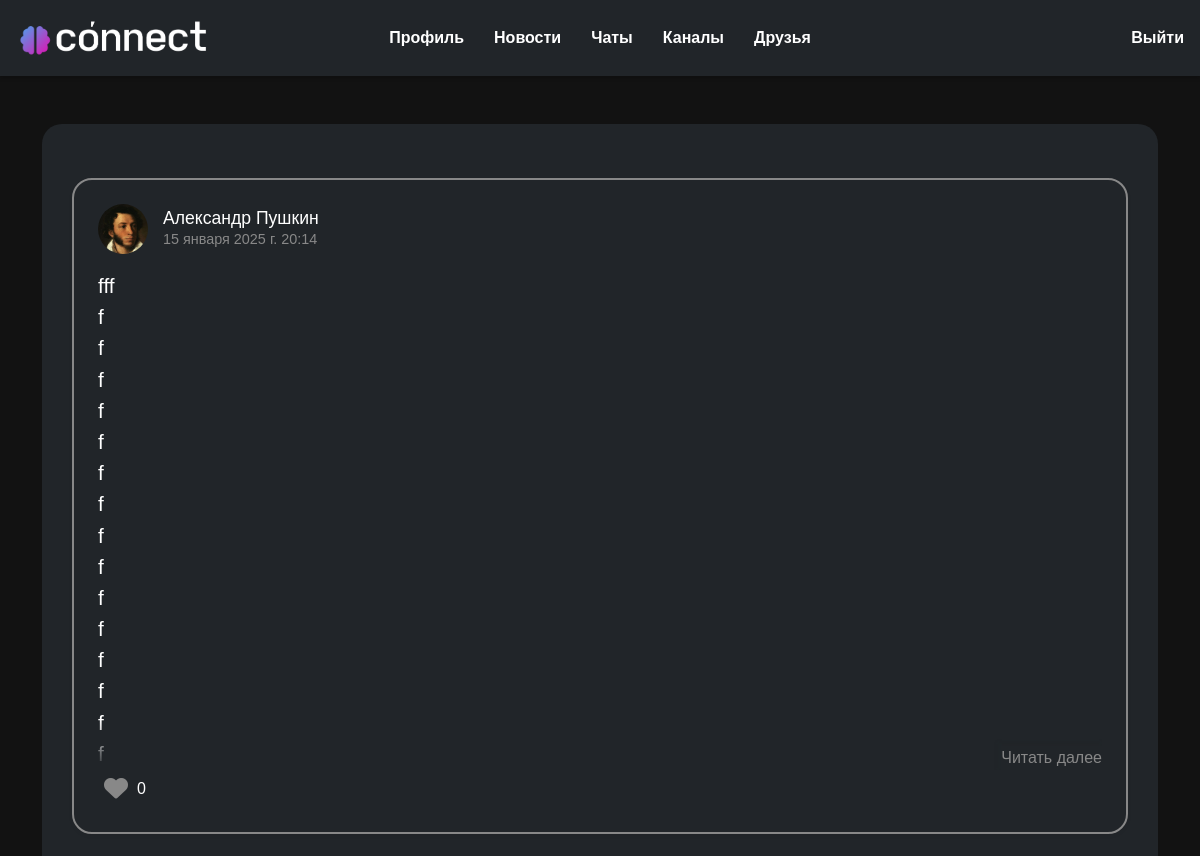
The app's page /feed/ (signed in, upper part), older data.
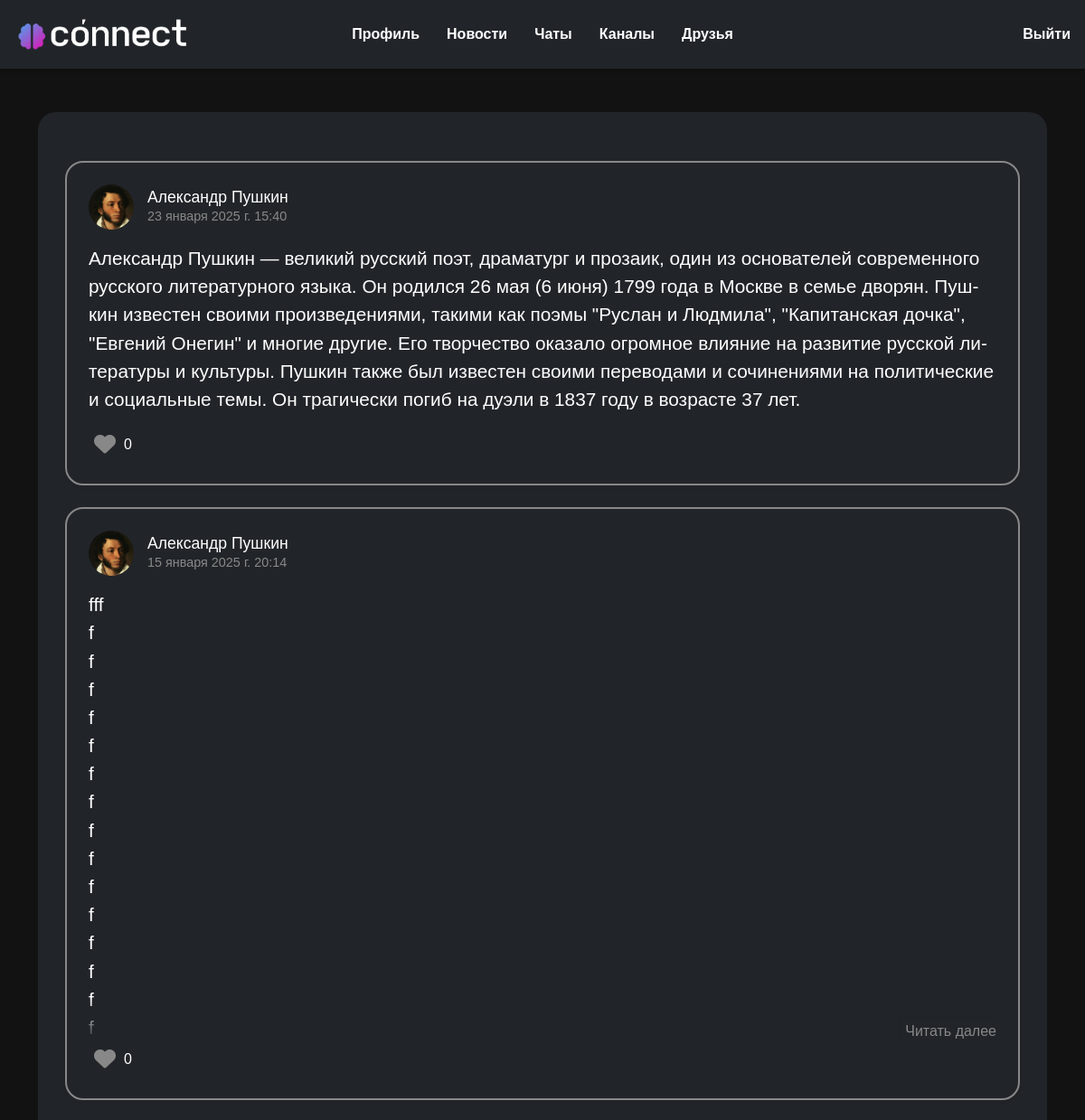
The same page, newer data.
### person/models.py (models this page shows, shortened)
class Post(models.Model):
    text = models.TextField('Текст', max_length=5000)
    date = models.DateTimeField('Дата публикации')
    user = models.ForeignKey(User, on_delete=models.CASCADE)
    image = models.ImageField(upload_to='post_images/', blank=True, null=True)
    likes = models.ManyToManyField(User, related_name='liked_posts', blank=True)
    def total_likes(self):
        return self.likes.count()
    class Meta:
        verbose_name = 'Пост'
        verbose_name_plural = 'Посты'

### users/models.py (models this page shows, shortened)
class User(AbstractUser):
    first_name = models.CharField("Имя", max_length=20)
    last_name = models.CharField("Фамилия", max_length=20)
    username = models.CharField("Имя пользователя", unique=True, max_length=20)
    email = models.EmailField("Почта", unique=True)
    password = models.CharField("Пароль", max_length=20)
    image = models.ImageField("Аватар", upload_to='users_images', blank=True, null=True)
    about = models.TextField("О себе", max_length=250, blank=True, null=True)
    ai_help_requests_left = models.PositiveIntegerField(default=5)
    last_ai_help_reset = models.DateTimeField(auto_now_add=True)
    has_subscription = models.BooleanField(default=False)
    def get_avatar_url(self):
        if self.image and hasattr(self.image, 'url'):
            return self.image.url
        else:
            return os.path.join(settings.STATIC_URL, 'person/img/default.jpg')
    class Meta:
        verbose_name = 'Пользователь'
        verbose_name_plural = 'Пользователи'

### feed/views.py (the view)
# urls.py: path('feed/', include('feed.urls')),
@login_required
def feed(request):
    subscriptions = Subscription.objects.filter(user=request.user).values_list('subscribed_to', flat=True)
    posts = Post.objects.filter(user__in=subscriptions).order_by('-date')
    return render(request, 'feed/feed.html', {'posts': posts})

### feed/templates/feed/feed.html (shortened to what this page needs)
{% extends 'main/layout.html' %}
{% load static %}
{% block link %}
  <link rel="stylesheet" href="{% static 'person/css/person.css' %}">
  <link rel="stylesheet" href="{% static 'person/css/like_users_list.css' %}">
{% endblock %}
{% block content %}
<section class="container container-profile mt-4">
    {% if posts %}
        {% for post in posts %}
            <div class="post-item">
                <div class="post-header-feed">
                    <img src="{{ post.user.get_avatar_url }}" alt="{{ post.user.username }}" class="post-avatar">
                    <div class="post-info">
                        <h3><a href="{% url 'user_profile' post.user.username %}">{{ post.user.first_name }} {{ post.user.last_name }}</a></h3>
                        <p class="post-date">{{ post.date }}</p>
                    </div>
                </div>
                <div class="post-content">
                    <p class="post-text" id="post-text-{{ post_id }}">{{ post.text }}</p>
                    <div class="fade-out"></div>
                    <a class="read-more-btn" id="read-more-btn-{{ post_id }}" style="display: none;">Читать далее</a>
                </div>
                <div class="post-footer">
                    <button class="like-btn {% if request.user in post.likes.all %}liked{% endif %}" data-post-id="{{ post.id }}" title="Нравится">
                        <i class="fas fa-heart"></i>
                    </button>
                    <span class="likes-count">{{ post.total_likes }}</span>
                </div>
            </div>
        {% endfor %}
    {% else %}
        <p class="commentary">В вашей ленте пока нет постов. Подпишитесь на других пользователей, чтобы видеть их записи.</p>
    {% endif %}
</section>
{% endblock %}

Row changes from the older to the newer data that the page shows:
added Post: user.get_avatar_url (picture), user.first_name "Александр", user.last_name "Пушкин", date "23 января 2025 г. 15:40", text "Александр Пушкин — великий русский поэт, драматург и прозаик, один из основателей современного русского литературного языка. Он родился 26 мая (6 июня) 1799 года в Москве в семье дворян. Пушкин известен своими произведениями, такими как поэмы \"Руслан и Людмила\", \"Капитанская дочка\", \"Евгений Онегин\" и многие другие. Его творчество оказало огромное влияние на развитие русской литературы и культуры. Пушкин также был известен своими переводами и сочинениями на политические и социальные темы. Он трагически погиб на дуэли в 1837 году в возрасте 37 лет.…", total_likes "0"
